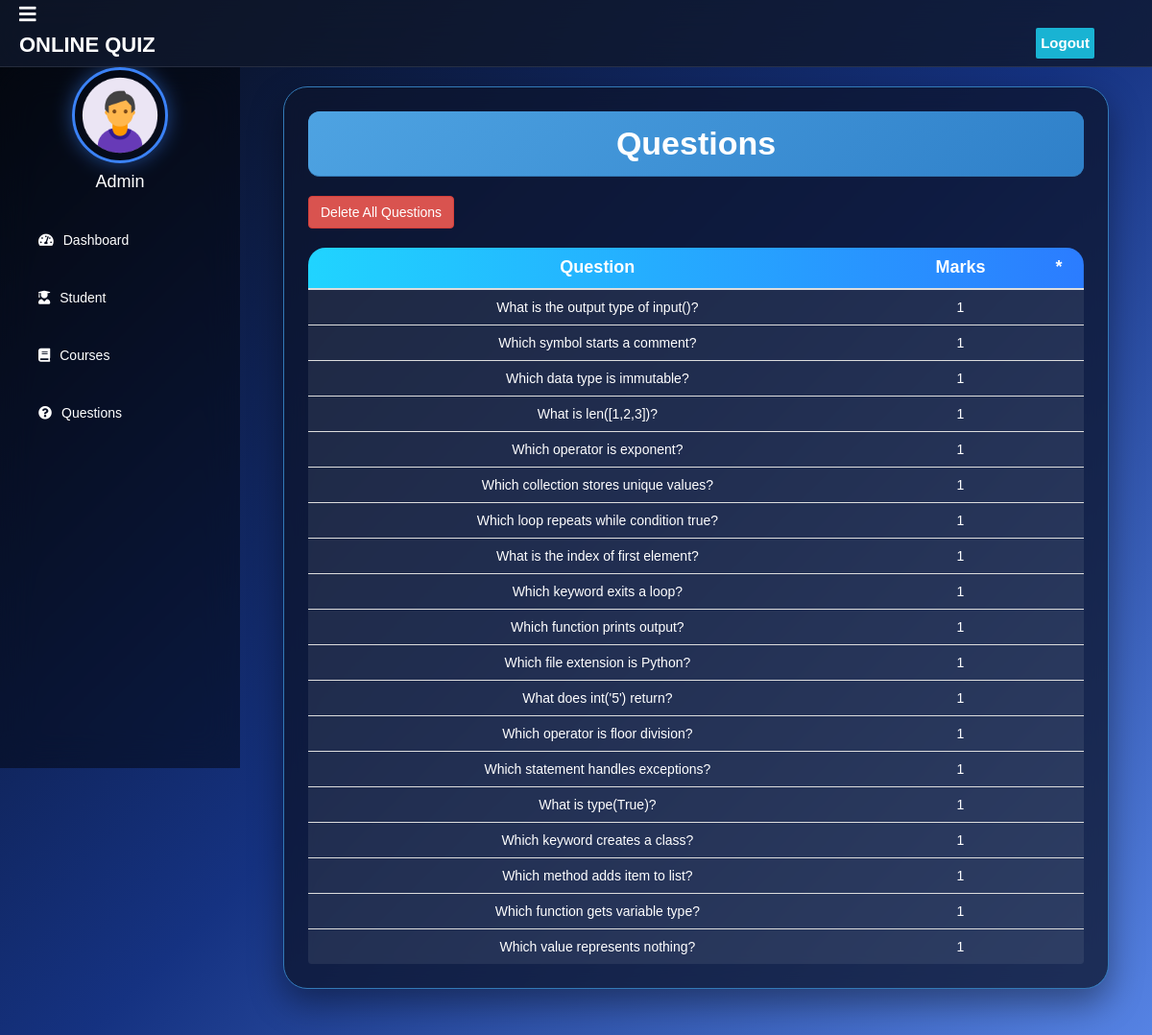
The page /view-question/10 (signed in) on the database its author committed.
### quiz/models.py (models this page shows)
class Question(models.Model):
    course=models.ForeignKey(Course,on_delete=models.CASCADE)
    marks=models.PositiveIntegerField()
    question=models.CharField(max_length=600)
    option1=models.CharField(max_length=200)
    option2=models.CharField(max_length=200)
    option3=models.CharField(max_length=200)
    option4=models.CharField(max_length=200)
    cat=(('Option1','Option1'),('Option2','Option2'),('Option3','Option3'),('Option4','Option4'))
    answer=models.CharField(max_length=200,choices=cat)
    cat = (
        ('Option1', 'Option1'),
        ('Option2', 'Option2'),
        ('Option3', 'Option3'),
        ('Option4', 'Option4'),
    )
    answer = models.CharField(max_length=200, choices=cat)
    pdf = models.FileField(upload_to='question_pdfs/', blank=True, null=True)

### quiz/views.py (the view)
# urls.py: path('view-question/<int:pk>', views.view_question_view, name='view-question'),
@login_required(login_url='adminlogin')
def view_question_view(request, pk):
    course = Course.objects.get(id=pk)
    questions = Question.objects.filter(course=course)
    return render(request, 'quiz/view_question.html', {
        'questions': questions,
        'course': course,
    })

### templates/quiz/view_question.html (shortened to what this page needs)
{% extends 'quiz/adminbase.html' %}
{% block content %}
{%load static%}
<head>
  <link href="//netdna.bootstrapcdn.com/bootstrap/3.0.0/css/bootstrap.min.css" rel="stylesheet" id="bootstrap-css">
</head>
<div class="container-fluid">
  <div class="panel panel-primary">
    <div class="panel-heading">
      <h6 class="panel-title">Questions</h6>
    </div>
{% if course.pk %}
<a href="{% url 'delete-all-questions' cid=course.pk %}"
   class="btn btn-danger">
    Delete All Questions
</a>
{% else %}
<p style="color:red;">Course object is missing!</p>
{% endif %}
<br><br>
    <table class="table table-hover" id="dev-table">
      <thead>
        <tr>
          <th>Question</th>
          <th>Marks</th>
          <th>*</th>
        </tr>
      </thead>
      {% for c in questions %}
      <tr>
        <td> {{c.question}}</td>
        <td>{{c.marks}}</td>
       <td>
</td>
      </tr>
      {% endfor %}
    </table>
  </div>
</div>
{% endblock content %}

### templates/quiz/adminbase.html (style rules this page uses)
a:link { text-decoration: none; }
* { margin:0; padding:0; box-sizing:border-box; font-family:'Poppins',sans-serif; }
body { margin:0; padding:0; font-family:'Poppins',sans-serif; background:linear-gradient(135deg,#070c16,#153281,#5987e9); background-attachment:fixed; background-size:cover; min-height:100vh; }

### templates/quiz/view_question.html (style rules this page uses)
a:link { text-decoration: none; }
h6 { text-align: center; }
.panel { background:rgba(13,20,45,.75); backdrop-filter:blur(15px); border-radius:25px; padding:25px; box-shadow:0 15px 35px rgba(0,0,0,.4); animation:fadeIn .8s ease; }
.panel-heading { text-align:center; margin-bottom:20px; }
.panel-title { color:#fff; font-size:42px; font-weight:700; }
.table { width:100%; overflow:hidden; border-radius:18px; border-collapse:collapse; }
.table thead { background:linear-gradient(90deg,#20d4ff,#2b7cff); }
.table thead th { color:#fff; text-align:center; padding:18px; font-size:18px; font-weight:600; }
.table tbody td { background:rgba(255,255,255,.08); color:#fff; text-align:center; padding:16px; border-top:1px solid rgba(255,255,255,.12); transition:.35s; }
.panel-heading { background: linear-gradient(135deg,#4ea3e2,#2f80c9); border-radius: 12px; padding: 15px; margin-bottom: 20px; }
.panel-title { color: #fff; font-size: 34px; font-weight: 700; margin: 0; text-align: center; }

### rows shown on the page
Question: question "What is the output type of input()?", marks "1"
Question: question "Which symbol starts a comment?", marks "1"
Question: question "Which data type is immutable?", marks "1"
Question: question "What is len([1,2,3])?", marks "1"
Question: question "Which operator is exponent?", marks "1"
Question: question "Which collection stores unique values?", marks "1"
Question: question "Which loop repeats while condition true?", marks "1"
Question: question "What is the index of first element?", marks "1"
Question: question "Which keyword exits a loop?", marks "1"
Question: question "Which function prints output?", marks "1"
Question: question "Which file extension is Python?", marks "1"
Question: question "What does int('5') return?", marks "1"
Question: question "Which operator is floor division?", marks "1"
Question: question "Which statement handles exceptions?", marks "1"
Question: question "What is type(True)?", marks "1"
Question: question "Which keyword creates a class?", marks "1"
Question: question "Which method adds item to list?", marks "1"
Question: question "Which function gets variable type?", marks "1"
Question: question "Which value represents nothing?", marks "1"
